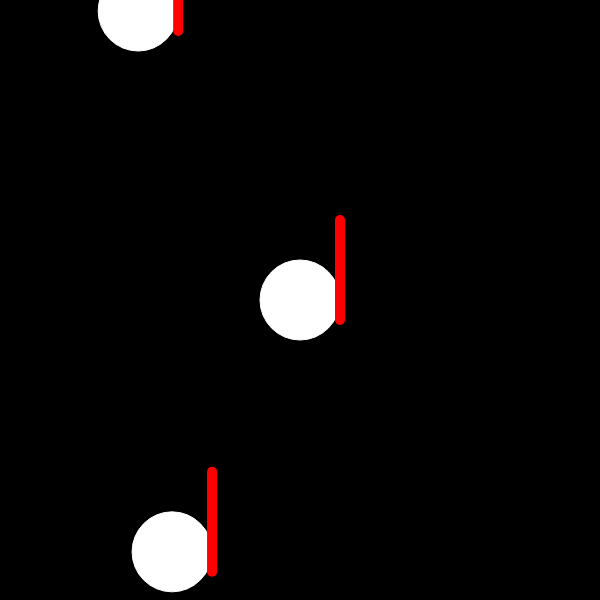
Frame 1 (no input)
Frame 60 (no input): identical to frame 1, image omitted
Frame 120 (the mouse pressed at the canvas centre since frame 60): identical to frame 1, image omitted

The p5.js sketch that drew this single still picture (run headless with seeded random() and noise() and a simulated clock; from frame 60 on, the mouse is pressed at the canvas centre):

// p5.js sketch
// ── sketch.js
var player_unit;
var enemy_units = [];

function setup() 
{
	createCanvas(600, 600);
	player_unit = new Unit(0, 0, 40);
	for (let i = 0; i < 10; i++) 
	{
		var r_x = random(-width, width*2);
		var r_y = random(-height, height*2);
		enemy_units[i] = new Unit(r_x, r_y, 40);
	}
}

function draw() 
{
	background(0);
	translate(width/2 - player_unit.body_position.x, height/2 - player_unit.body_position.y);
	for (let i = 0; i < enemy_units.length; i++) {
		enemy_units[i].show();
	}
	player_unit.update();
	player_unit.show();
}

// ── Params.js
//This files only purpose is to store static values in on place to preseve consistancy and provide a more readable code thats convenient to maintain

//MAP parameters
const CANVAS_BORDER_COLOR = 'rgb(128, 0, 0)';
const CANVAS_MAP_X = 1000;
const CANVAS_MAP_Y = 1000;
const CANVAS_SIZE_X = window.innerWidth;
const CANVAS_SIZE_Y = window.innerHeight; 
const CANVAS_COLOR = 60; 
const CANVAS_ZOOM_BASE = 64;
const CANVAS_ZOOM_MULTIPLIER = 3;
    //TODO: Add span points
    //TODO: Add obsticles


//UNIT parameters
const UNIT_RADIUS = 40;
const UNIT_BASE_COLOR = 'rgb(70, 162, 185)';
const UNIT_STROKE_WEIGHT = 1;
const UNIT_FRICTION = 0.8;
const UNIT_MOVEMENT_SPEED = 2;
const UNIT_BOUNCE_OFF = 50;

//SHOT parameters
const SHOT_RADIUS = 7;
const SHOT_SPEED = 20;
const SHOT_BASE_COLOR = 'rgb(54, 140, 226)';
const SHOT_STROKE_WEIGHT = 1;
const SHOT_COOLDOWN = 100;   // The player can only shoot once in a period of time
const SHOT_TTL = 50;         // TIME TO LIVE
// ── border.js
function Border() 
{
    this.top_border_corner_lower_left_x = -CANVAS_MAP_X - UNIT_RADIUS;
    this.top_border_corner_lower_left_y = -CANVAS_MAP_Y - UNIT_RADIUS;

    this.top_border_corner_lower_right_x = CANVAS_MAP_X + UNIT_RADIUS;
    this.top_border_corner_lower_right_y = -CANVAS_MAP_Y - UNIT_RADIUS;

    this.top_border_corner_upper_left_x = -CANVAS_MAP_X - UNIT_RADIUS;
    this.top_border_corner_upper_left_y = -CANVAS_MAP_Y - CANVAS_SIZE_Y / 2 - UNIT_RADIUS;

    this.top_border_corner_upper_right_x = CANVAS_MAP_X + UNIT_RADIUS;
    this.top_border_corner_upper_right_y = -CANVAS_MAP_Y - CANVAS_SIZE_Y / 2 - UNIT_RADIUS;

    this.draw_top = function()
    {
        noStroke();
        fill(CANVAS_BORDER_COLOR);
        quad(this.top_border_corner_lower_left_x, this.top_border_corner_lower_left_y, this.top_border_corner_lower_right_x, this.top_border_corner_lower_right_y, this.top_border_corner_upper_right_x, this.top_border_corner_upper_right_y, this.top_border_corner_upper_left_x, this.top_border_corner_upper_left_y);
    }

    this.left_border_corner_lower_left_x = -CANVAS_MAP_X - CANVAS_SIZE_X / 2 - UNIT_RADIUS;
    this.left_border_corner_lower_left_y = CANVAS_MAP_Y + CANVAS_SIZE_Y / 2 + UNIT_RADIUS; 

    this.left_border_corner_lower_right_x = -CANVAS_MAP_X - UNIT_RADIUS;
    this.left_border_corner_lower_right_y = CANVAS_MAP_Y + CANVAS_SIZE_Y / 2 + UNIT_RADIUS;
    
    this.left_border_corner_upper_left_x = -CANVAS_MAP_X - CANVAS_SIZE_X / 2 - UNIT_RADIUS;
    this.left_border_corner_upper_left_y = -CANVAS_MAP_Y - CANVAS_SIZE_Y / 2 - UNIT_RADIUS;
    
    this.left_border_corner_upper_right_x = -CANVAS_MAP_X - UNIT_RADIUS;
    this.left_border_corner_upper_right_y = -CANVAS_MAP_Y - CANVAS_SIZE_Y / 2 - UNIT_RADIUS;

    this.draw_left = function()
    {
        noStroke();
        fill(CANVAS_BORDER_COLOR);
        quad(this.left_border_corner_lower_left_x, this.left_border_corner_lower_left_y, this.left_border_corner_lower_right_x, this.left_border_corner_lower_right_y, this.left_border_corner_upper_right_x, this.left_border_corner_upper_right_y, this.left_border_corner_upper_left_x, this.left_border_corner_upper_left_y);
    }

    this.right_border_corner_lower_left_x = CANVAS_MAP_X + UNIT_RADIUS;
    this.right_border_corner_lower_left_y = CANVAS_MAP_Y + CANVAS_SIZE_Y / 2 + UNIT_RADIUS; 
    
    this.right_border_corner_lower_right_x = CANVAS_MAP_X + CANVAS_SIZE_X / 2 + UNIT_RADIUS;
    this.right_border_corner_lower_right_y = CANVAS_MAP_Y + CANVAS_SIZE_Y / 2 + UNIT_RADIUS;
    
    this.right_border_corner_upper_left_x = CANVAS_MAP_X + UNIT_RADIUS;
    this.right_border_corner_upper_left_y = -CANVAS_MAP_Y - CANVAS_SIZE_Y / 2 - UNIT_RADIUS;
    
    this.right_border_corner_upper_right_x = CANVAS_MAP_X + CANVAS_SIZE_X / 2 + UNIT_RADIUS;
    this.right_border_corner_upper_right_y = -CANVAS_MAP_Y - CANVAS_SIZE_Y / 2 - UNIT_RADIUS;

    this.draw_right = function()
    {
        noStroke();
        fill(CANVAS_BORDER_COLOR);
        quad(this.right_border_corner_lower_left_x, this.right_border_corner_lower_left_y, this.right_border_corner_lower_right_x, this.right_border_corner_lower_right_y, this.right_border_corner_upper_right_x, this.right_border_corner_upper_right_y, this.right_border_corner_upper_left_x, this.right_border_corner_upper_left_y);
    }

    this.bottom_border_corner_lower_left_x = -CANVAS_MAP_X - UNIT_RADIUS;
    this.bottom_border_corner_lower_left_y = CANVAS_MAP_Y + UNIT_RADIUS;  
    
    this.bottom_border_corner_lower_right_x = CANVAS_MAP_X + UNIT_RADIUS;
    this.bottom_border_corner_lower_right_y = CANVAS_MAP_Y + UNIT_RADIUS;
    
    this.bottom_border_corner_upper_left_x = -CANVAS_MAP_X - UNIT_RADIUS;
    this.bottom_border_corner_upper_left_y = CANVAS_MAP_Y + CANVAS_SIZE_Y / 2 + UNIT_RADIUS;
    
    this.bottom_border_corner_upper_right_x = CANVAS_MAP_X + UNIT_RADIUS;
    this.bottom_border_corner_upper_right_y = CANVAS_MAP_Y + CANVAS_SIZE_Y / 2 + UNIT_RADIUS;

    this.draw_bottom = function()
    {
        noStroke();
        fill(CANVAS_BORDER_COLOR);
        quad(this.bottom_border_corner_lower_left_x, this.bottom_border_corner_lower_left_y, this.bottom_border_corner_lower_right_x, this.bottom_border_corner_lower_right_y, this.bottom_border_corner_upper_right_x, this.bottom_border_corner_upper_right_y, this.bottom_border_corner_upper_left_x, this.bottom_border_corner_upper_left_y);
    }


    this.show = function()
    {
        push();
        this.draw_top();
        this.draw_left();
        this.draw_right();
        this.draw_bottom();
        pop();
    }
}
// ── obstacle.js
function Obstacle()
{
    
    this.down_left_x1 = -CANVAS_MAP_X + CANVAS_OBSTACLES_WIDTH;
    this.down_left_y1 = CANVAS_MAP_Y - CANVAS_OBSTACLES_HEIGHT;
    this.down_left_x2 = -CANVAS_MAP_X + CANVAS_OBSTACLES_WIDTH;
    this.down_left_y2 = CANVAS_MAP_Y - CANVAS_OBSTACLES_HEIGHT * 2;
    this.down_left_x3 = -CANVAS_MAP_X + CANVAS_OBSTACLES_WIDTH * 2;
    this.down_left_y3 = CANVAS_MAP_Y - CANVAS_OBSTACLES_HEIGHT * 2;
    this.down_left_x4 = -CANVAS_MAP_X + CANVAS_OBSTACLES_WIDTH * 2;
    this.down_left_y4 = CANVAS_MAP_Y - CANVAS_OBSTACLES_HEIGHT;
    
    this.show_down_left = function()
    {
        quad(this.down_left_x1,this.down_left_y1,this.down_left_x2,this.down_left_y2,this.down_left_x3,this.down_left_y3,this.down_left_x4,this.down_left_y4);
    }

    this.down_right_x1 = CANVAS_MAP_X - 100;
    this.down_right_y1 = CANVAS_MAP_Y - 100;
    this.down_right_x2 = CANVAS_MAP_X - 100;
    this.down_right_y2 = CANVAS_MAP_Y - 100 - 100;
    this.down_right_x3 = CANVAS_MAP_X - 100 - 100;
    this.down_right_y3 = CANVAS_MAP_Y - 100 - 100;
    this.down_right_x4 = CANVAS_MAP_X - 100 - 100;
    this.down_right_y4 = CANVAS_MAP_Y - 100;

    this.show_down_right = function()
    {
        quad(this.down_right_x1, this.down_right_y1, this.down_right_x2, this.down_right_y2, this.down_right_x3, this.down_right_y3, this.down_right_x4, this.down_right_y4);
    }

    this.up_left_x1 = -CANVAS_MAP_X + 100;
    this.up_left_y1 = -CANVAS_MAP_Y + 100;
    this.up_left_x2 = -CANVAS_MAP_X + 100 + 100;
    this.up_left_y2 = -CANVAS_MAP_Y + 100;
    this.up_left_x3 = -CANVAS_MAP_X + 100 + 100;
    this.up_left_y3 = -CANVAS_MAP_Y + 100 + 100;
    this.up_left_x4 = -CANVAS_MAP_X + 100;
    this.up_left_y4 = -CANVAS_MAP_Y + 100 + 100;
    
    this.show_up_left = function()
    {
        quad(this.up_left_x1, this.up_left_y1, this.up_left_x2, this.up_left_y2, this.up_left_x3, this.up_left_y3, this.up_left_x4, this.up_left_y4);
    }

    this.up_right_x1 = CANVAS_MAP_X - 100;
    this.up_right_y1 = -CANVAS_MAP_Y + 100;
    this.up_right_x2 = CANVAS_MAP_X - 100 - 100;
    this.up_right_y2 = -CANVAS_MAP_Y + 100;
    this.up_right_x3 = CANVAS_MAP_X - 100 - 100;
    this.up_right_y3 = -CANVAS_MAP_Y + 100 + 100;
    this.up_right_x4 = CANVAS_MAP_X - 100;
    this.up_right_y4 = -CANVAS_MAP_Y + 100 + 100;

    this.show_up_right = function()
    {
        quad(this.up_right_x1, this.up_right_y1, this.up_right_x2, this.up_right_y2, this.up_right_x3, this.up_right_y3, this.up_right_x4, this.up_right_y4);
    }

    this.show = function()
    {
        push();
        noStroke();
        fill(0);
        this.show_down_left();
        this.show_down_right();
        this.show_up_left();
        this.show_up_right();
        pop();
    }
    
}
// ── shot.js
function Shot(start, user, color = SHOT_BASE_COLOR)
{
    this.user = user; // The id of the user that this bullet belongs to

    this.position = start.copy();
    this.radius = SHOT_RADIUS;
    this.color = color;
    this.velocity = createVector(mouseX - width/2, mouseY - height/2).setMag(SHOT_SPEED); // The vector that defines the direction that the shot goes in and at what speed 
    this.ttl = SHOT_TTL; // How long the shot stays in the game

    this.update = function()
    {
        this.position.add(this.velocity);
    }

    this.render = function()
    {
        push();
        stroke(this.color);
        strokeWeight(SHOT_STROKE_WEIGHT);
        fill(this.color);
        ellipse(this.position.x, this.position.y, this.radius * 2, this.radius * 2);
        pop();
    }

    this.show = function()
    {
        this.update();
        this.render();
        this.ttl--;
    }
}
// ── unit.js

function Unit(start_x, start_y, radius) 
{
    //this.velocity = createVector(0,0);
    
    this.body_position = createVector(start_x, start_y);
    this.body_radius = radius;
    this.body_color = 255;

    this.arm_position_1 = createVector(start_x + radius, start_y + radius/2);
    this.arm_position_2 = createVector(start_x + radius, start_y - radius*2);
    this.arm_width = 10;
    this.arm_color = "red";


    this.movement_speed = 5;

    
    this.show = function() 
    {
        this.draw_body();
        this.draw_arm();
    }

    this.update = function()
    {
        this.move();
     //   this.aim();
    }

    this.move = function()
    {

        if(keyIsDown(65)) // LEFT == A
        {
            this.body_position.x -= this.movement_speed;
            this.arm_position_1.x -= this.movement_speed; 
            this.arm_position_2.x -= this.movement_speed; 
        }
        if(keyIsDown(68)) // RIGHT == D
        {
            this.body_position.x += this.movement_speed;
            this.arm_position_1.x += this.movement_speed;
            this.arm_position_2.x += this.movement_speed; 
        }
        if(keyIsDown(87)) // UP == W  
        {
            this.body_position.y -= this.movement_speed;
            this.arm_position_1.y -= this.movement_speed; 
            this.arm_position_2.y -= this.movement_speed;
        }
        if(keyIsDown(83)) // DOWN == S
        {
            this.body_position.y += this.movement_speed;
            this.arm_position_1.y += this.movement_speed; 
            this.arm_position_2.y += this.movement_speed;
        }
    }
/*
    this.aim = function()
    {
        var mouse = createVector(mouseX, mouseY);
        mouse.setmag
        var angle = p5.Vector.angleBetween(this.arm_position, mouse);
        
        if(!isNaN(angle))
        {
            console.log(angle);
            this.arm_position.rotate(angle);
        }
    }
*/
    this.draw_body = function()
    {
        stroke(this.body_color);
        strokeWeight(1);
        fill(this.body_color);
        ellipse(this.body_position.x, this.body_position.y, this.body_radius * 2, this.body_radius * 2);
    }

    this.draw_arm = function() 
    {
        stroke(this.arm_color);
        strokeWeight(this.arm_width);
        line(this.arm_position_1.x, this.arm_position_1.y, this.arm_position_2.x, this.arm_position_2.y);
    }
}
